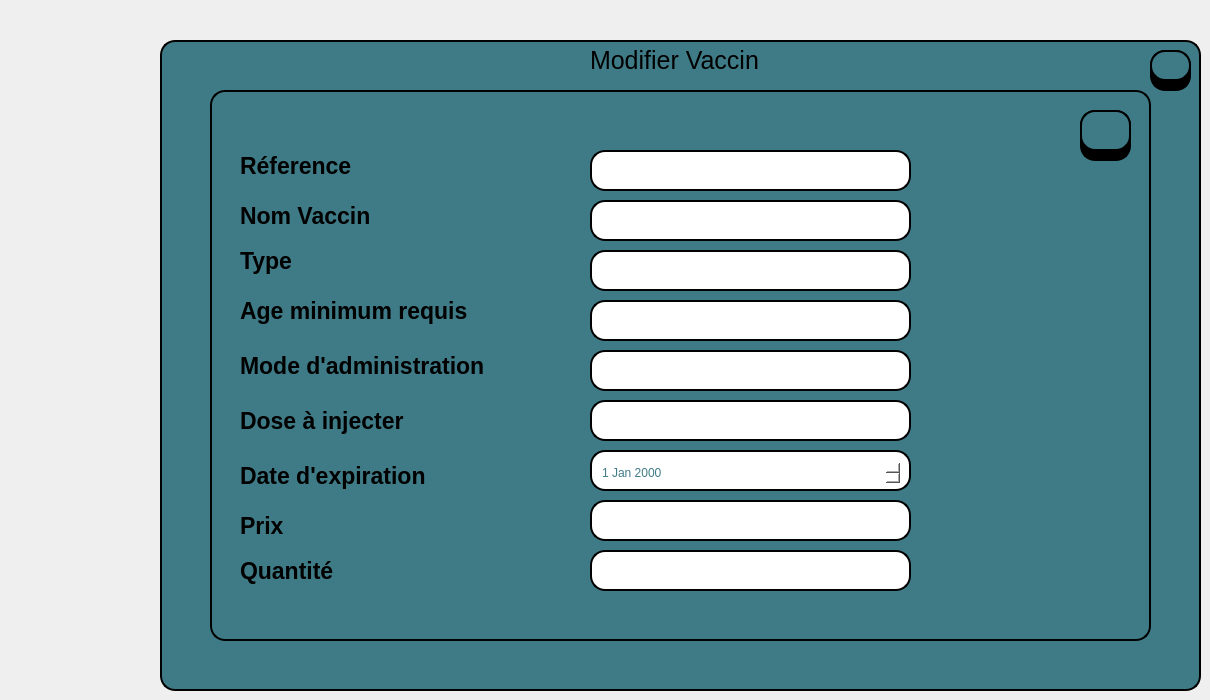
     <widget class="QWidget" name="tab_5">
      <attribute name="title">
       <string>Page</string>
      </attribute>
      <widget class="QLineEdit" name="mode_vac_2">
       <property name="geometry">
        <rect>
         <x>590</x>
         <y>350</y>
         <width>321</width>
         <height>41</height>
        </rect>
       </property>
       <property name="styleSheet">
        <string notr="true">border: 2px solid #000000;
border-radius: 15px;
background-color: rgb(255, 255, 255);</string>
       </property>
      </widget>
      <widget class="QLineEdit" name="nom_vac_2">
       <property name="geometry">
        <rect>
         <x>590</x>
         <y>200</y>
         <width>321</width>
         <height>41</height>
        </rect>
       </property>
       <property name="styleSheet">
        <string notr="true">border: 2px solid #000000;
border-radius: 15px;
background-color: rgb(255, 255, 255);</string>
       </property>
      </widget>
      <widget class="QLabel" name="label_39">
       <property name="geometry">
        <rect>
         <x>240</x>
         <y>460</y>
         <width>251</width>
         <height>31</height>
        </rect>
       </property>
       <property name="font">
        <font>
         <pointsize>17</pointsize>
         <bold>true</bold>
        </font>
       </property>
       <property name="text">
        <string>Date d'expiration</string>
       </property>
      </widget>
      <widget class="QLineEdit" name="age_vac_2">
       <property name="geometry">
        <rect>
         <x>590</x>
         <y>300</y>
         <width>321</width>
         <height>41</height>
        </rect>
       </property>
       <property name="styleSheet">
        <string notr="true">border: 2px solid #000000;
border-radius: 15px;
background-color: rgb(255, 255, 255);</string>
       </property>
      </widget>
      <widget class="QLabel" name="label_40">
       <property name="geometry">
        <rect>
         <x>240</x>
         <y>290</y>
         <width>291</width>
         <height>41</height>
        </rect>
       </property>
       <property name="font">
        <font>
         <pointsize>17</pointsize>
         <bold>true</bold>
        </font>
       </property>
       <property name="text">
        <string>Age minimum requis</string>
       </property>
      </widget>
      <widget class="QPushButton" name="Quit_5">
       <property name="geometry">
        <rect>
         <x>1150</x>
         <y>50</y>
         <width>41</width>
         <height>31</height>
        </rect>
       </property>
       <property name="font">
        <font>
         <pointsize>12</pointsize>
         <bold>true</bold>
        </font>
       </property>
       <property name="styleSheet">
        <string notr="true">background-color:rgb(63, 123, 134);
border: 2px solid #000000;
border-radius: 15px;
</string>
       </property>
       <property name="text">
        <string/>
       </property>
       <property name="icon">
        <iconset theme="QIcon::ThemeIcon::ApplicationExit"/>
       </property>
       <property name="iconSize">
        <size>
         <width>29</width>
         <height>21</height>
        </size>
       </property>
      </widget>
      <widget class="QLineEdit" name="lineEdit_25">
       <property name="geometry">
        <rect>
         <x>1150</x>
         <y>50</y>
         <width>41</width>
         <height>41</height>
        </rect>
       </property>
       <property name="styleSheet">
        <string notr="true">background-color:rgb(0, 0, 0);
border: 2px solid #000000;
border-radius: 15px;
</string>
       </property>
      </widget>
      <widget class="QLineEdit" name="container_2">
       <property name="geometry">
        <rect>
         <x>590</x>
         <y>450</y>
         <width>321</width>
         <height>41</height>
        </rect>
       </property>
       <property name="styleSheet">
        <string notr="true">border: 2px solid #000000;
border-radius: 15px;
background-color: rgb(255, 255, 255);</string>
       </property>
      </widget>
      <widget class="QLabel" name="label_41">
       <property name="geometry">
        <rect>
         <x>240</x>
         <y>200</y>
         <width>311</width>
         <height>31</height>
        </rect>
       </property>
       <property name="font">
        <font>
         <pointsize>17</pointsize>
         <bold>true</bold>
        </font>
       </property>
       <property name="text">
        <string>Nom Vaccin</string>
       </property>
      </widget>
      <widget class="QLineEdit" name="lineEdit_26">
       <property name="geometry">
        <rect>
         <x>1080</x>
         <y>110</y>
         <width>51</width>
         <height>51</height>
        </rect>
       </property>
       <property name="styleSheet">
        <string notr="true">background-color:rgb(0, 0, 0);
border: 2px solid #000000;
border-radius: 15px;
</string>
       </property>
      </widget>
      <widget class="QLabel" name="label_42">
       <property name="geometry">
        <rect>
         <x>240</x>
         <y>400</y>
         <width>201</width>
         <height>41</height>
        </rect>
       </property>
       <property name="font">
        <font>
         <pointsize>17</pointsize>
         <bold>true</bold>
        </font>
       </property>
       <property name="text">
        <string>Dose à injecter</string>
       </property>
      </widget>
      <widget class="QLabel" name="label_43">
       <property name="geometry">
        <rect>
         <x>240</x>
         <y>510</y>
         <width>311</width>
         <height>31</height>
        </rect>
       </property>
       <property name="font">
        <font>
         <pointsize>17</pointsize>
         <bold>true</bold>
        </font>
       </property>
       <property name="text">
        <string>Prix</string>
       </property>
      </widget>
      <widget class="QLabel" name="label_44">
       <property name="geometry">
        <rect>
         <x>240</x>
         <y>140</y>
         <width>231</width>
         <height>51</height>
        </rect>
       </property>
       <property name="font">
        <font>
         <family>Segoe UI</family>
         <pointsize>17</pointsize>
         <italic>false</italic>
         <bold>true</bold>
        </font>
       </property>
       <property name="text">
        <string>Réference</string>
       </property>
      </widget>
      <widget class="QLineEdit" name="dose_vac_2">
       <property name="geometry">
        <rect>
         <x>590</x>
         <y>400</y>
         <width>321</width>
         <height>41</height>
        </rect>
       </property>
       <property name="styleSheet">
        <string notr="true">border: 2px solid #000000;
border-radius: 15px;
background-color: rgb(255, 255, 255);</string>
       </property>
      </widget>
      <widget class="QLabel" name="label_45">
       <property name="geometry">
        <rect>
         <x>240</x>
         <y>350</y>
         <width>301</width>
         <height>31</height>
        </rect>
       </property>
       <property name="font">
        <font>
         <pointsize>17</pointsize>
         <bold>true</bold>
        </font>
       </property>
       <property name="text">
        <string>Mode d'administration</string>
       </property>
      </widget>
      <widget class="QLabel" name="label_46">
       <property name="geometry">
        <rect>
         <x>590</x>
         <y>40</y>
         <width>251</width>
         <height>41</height>
        </rect>
       </property>
       <property name="font">
        <font>
         <family>Segoe UI</family>
         <pointsize>19</pointsize>
         <italic>false</italic>
         <fontweight>DemiBold</fontweight>
        </font>
       </property>
       <property name="text">
        <string>Modifier Vaccin</string>
       </property>
      </widget>
      <widget class="QLabel" name="label_47">
       <property name="geometry">
        <rect>
         <x>240</x>
         <y>240</y>
         <width>231</width>
         <height>41</height>
        </rect>
       </property>
       <property name="font">
        <font>
         <pointsize>17</pointsize>
         <bold>true</bold>
        </font>
       </property>
       <property name="text">
        <string>Type</string>
       </property>
      </widget>
      <widget class="QLineEdit" name="type_vac_2">
       <property name="geometry">
        <rect>
         <x>590</x>
         <y>250</y>
         <width>321</width>
         <height>41</height>
        </rect>
       </property>
       <property name="styleSheet">
        <string notr="true">border: 2px solid #000000;
border-radius: 15px;
background-color: rgb(255, 255, 255);</string>
       </property>
      </widget>
      <widget class="QLineEdit" name="prix_vac_2">
       <property name="geometry">
        <rect>
         <x>590</x>
         <y>500</y>
         <width>321</width>
         <height>41</height>
        </rect>
       </property>
       <property name="styleSheet">
        <string notr="true">border: 2px solid #000000;
border-radius: 15px;
background-color: rgb(255, 255, 255);</string>
       </property>
      </widget>
      <widget class="QLineEdit" name="reference_2">
       <property name="geometry">
        <rect>
         <x>590</x>
         <y>150</y>
         <width>321</width>
         <height>41</height>
        </rect>
       </property>
       <property name="styleSheet">
        <string notr="true">border: 2px solid #000000;
border-radius: 15px;
background-color: rgb(255, 255, 255);</string>
       </property>
      </widget>
      <widget class="QLineEdit" name="quantite_vac_2">
       <property name="geometry">
        <rect>
         <x>590</x>
         <y>550</y>
         <width>321</width>
         <height>41</height>
        </rect>
       </property>
       <property name="styleSheet">
        <string notr="true">border: 2px solid #000000;
border-radius: 15px;
background-color: rgb(255, 255, 255);</string>
       </property>
      </widget>
      <widget class="QDateEdit" name="date_vac_2">
       <property name="geometry">
        <rect>
         <x>600</x>
         <y>460</y>
         <width>301</width>
         <height>26</height>
        </rect>
       </property>
       <property name="styleSheet">
        <string notr="true">border-radius: 15px;
background-color: rgb(255, 255, 255);
color: rgb(63, 123, 134);</string>
       </property>
      </widget>
      <widget class="QLabel" name="label_48">
       <property name="geometry">
        <rect>
         <x>240</x>
         <y>550</y>
         <width>191</width>
         <height>41</height>
        </rect>
       </property>
       <property name="font">
        <font>
         <pointsize>17</pointsize>
         <bold>true</bold>
        </font>
       </property>
       <property name="text">
        <string>Quantité</string>
       </property>
      </widget>
      <widget class="QPushButton" name="save_vac_2">
       <property name="geometry">
        <rect>
         <x>1080</x>
         <y>110</y>
         <width>51</width>
         <height>41</height>
        </rect>
       </property>
       <property name="font">
        <font>
         <pointsize>12</pointsize>
         <bold>true</bold>
        </font>
       </property>
       <property name="styleSheet">
        <string notr="true">background-color:rgb(63, 123, 134);
border: 2px solid #000000;
border-radius: 15px;
</string>
       </property>
       <property name="text">
        <string/>
       </property>
       <property name="icon">
        <iconset resource="image.qrc">
         <normaloff>:/save.png</normaloff>:/save.png</iconset>
       </property>
       <property name="iconSize">
        <size>
         <width>25</width>
         <height>26</height>
        </size>
       </property>
      </widget>
      <widget class="QTableView" name="tableView_8">
       <property name="geometry">
        <rect>
         <x>160</x>
         <y>40</y>
         <width>1041</width>
         <height>651</height>
        </rect>
       </property>
       <property name="styleSheet">
        <string notr="true">background-color: rgb(63, 123, 134);
border: 2px solid #000000;
border-radius: 15px;</string>
       </property>
      </widget>
      <widget class="QTableView" name="tableView_9">
       <property name="geometry">
        <rect>
         <x>210</x>
         <y>90</y>
         <width>941</width>
         <height>551</height>
        </rect>
       </property>
       <property name="styleSheet">
        <string notr="true">background-color: rgb(63, 123, 134);
border: 2px solid #000000;
border-radius: 15px;</string>
       </property>
      </widget>
      <zorder>tableView_8</zorder>
      <zorder>tableView_9</zorder>
      <zorder>lineEdit_25</zorder>
      <zorder>label_48</zorder>
      <zorder>label_43</zorder>
      <zorder>label_39</zorder>
      <zorder>label_42</zorder>
      <zorder>label_45</zorder>
      <zorder>label_40</zorder>
      <zorder>label_47</zorder>
      <zorder>label_41</zorder>
      <zorder>label_44</zorder>
      <zorder>reference_2</zorder>
      <zorder>nom_vac_2</zorder>
      <zorder>type_vac_2</zorder>
      <zorder>age_vac_2</zorder>
      <zorder>mode_vac_2</zorder>
      <zorder>dose_vac_2</zorder>
      <zorder>container_2</zorder>
      <zorder>date_vac_2</zorder>
      <zorder>prix_vac_2</zorder>
      <zorder>quantite_vac_2</zorder>
      <zorder>lineEdit_26</zorder>
      <zorder>save_vac_2</zorder>
      <zorder>Quit_5</zorder>
      <zorder>label_46</zorder>
     </widget>
